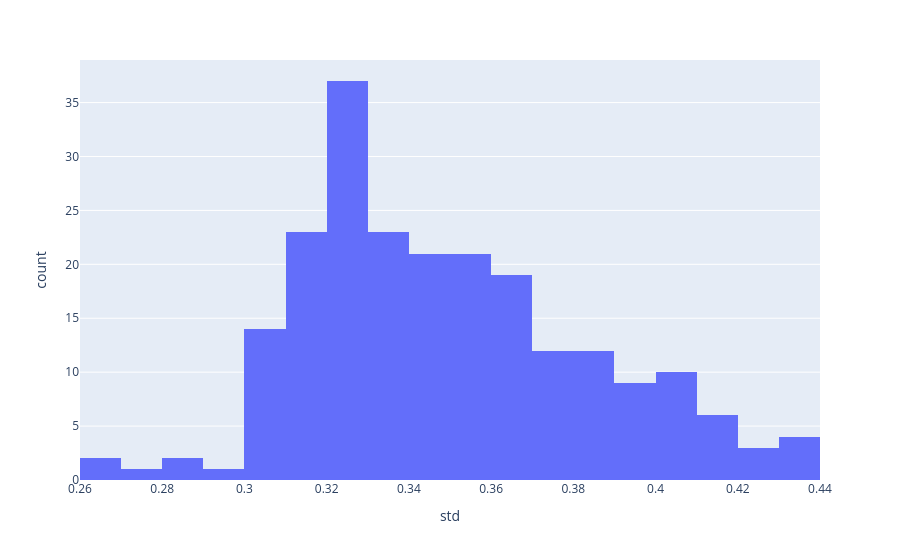

The cell this chart's notebook holds for it:
### Code cell
px.histogram(df_country_dist_w1_stats, x="std")

### Figure 1 — Plotly figure (JSON) as saved in the notebook; plotly's stock layout.template omitted (floating-point values rounded to 4 significant figures; data arrays with more than 128 entries replaced by an {"elided": "..."} marker saying what was removed)
{"data": [{"bingroup": "x", "hovertemplate": "std=%{x}<br>count=%{y}<extra></extra>", "legendgroup": "", "marker": {"color": "#636efa", "pattern": {"shape": ""}}, "name": "", "orientation": "v", "showlegend": false, "x": {"elided": "220 float values"}, "xaxis": "x", "yaxis": "y", "type": "histogram"}], "layout": {"xaxis": {"anchor": "y", "domain": [0.0, 1.0], "title": {"text": "std"}}, "yaxis": {"anchor": "x", "domain": [0.0, 1.0], "title": {"text": "count"}}, "legend": {"tracegroupgap": 0}, "margin": {"t": 60}, "barmode": "relative"}}
